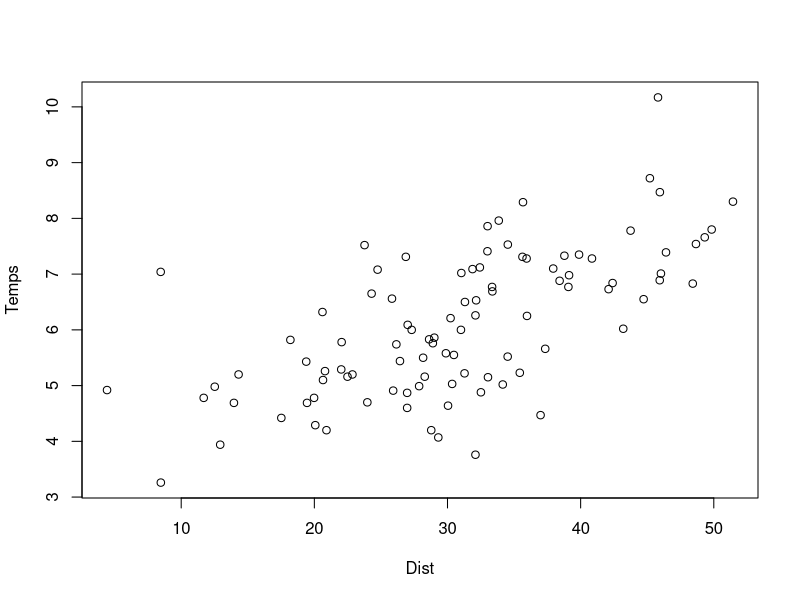

R code for this plot: (Note: this script raises an error after producing the figure.)
data=read.table("Scout.txt",header=T)
attach(data)

#1
#on remplace par la moyenne de dist
mean(Dist,na.rm=T) #calcule la moyenne sans les NA
#30.69

#on remplace par la mediane
median(Dist,na.rm=T) #calcule la mediane sans les NA
#31.01

#on pourra remplacer les valeurs manquantes par une de ces valeurs

#2

#regression lineaire de la dist en fonction du temps
reg3=lm(Dist~Temps)
reg3
a3=reg3$coefficients[2] #pente
b3=reg3$coefficients[1] #ordonnee origine

#on dessine les points, et on ajoute la regression
plot(Temps~Dist)
abline(reg3)

#on veut essayer d'estimer les valeurs manquantes à partir de
#la droite de regression

#quelles sont les valeurs manquantes
which(is.na(Dist))

#on aimerai estimer les distances manquantes qui correspondent
#aux observations 17, 26, 40
#pour ce faire, on utilise les temps correspondant et la
#droite de regression (a3*x+b3)
a3*Temps[c(17,26,40)]+b3
#les valeurs des distances estimées sont donc
# 21.44673 (pour l'observation 17), 46.74176 (pour la 26)
# 30.69602 (pour la 40)

#3
#la deuxieme est meiux car elle tient compte de la relation lineaire
#entre distance et temps, tandis que la premiere remplace simplement
#toutes les valeurs manquantes par la meme valeur

#4
#a
#on separe distance selon la categorie d'age
dist_age1=Dist[Age==1]
dist_age2=Dist[Age==2]
dist_age3=Dist[Age==3]

#pour la premiere technique, on calcule la moyenne des differents
#groupes
mean(dist_age1,na.rm=T)
#idem pour les autres groupes
median(dist_age1,na.rm=T)

#on remplacera donc les donnees manquantes de distance pour la moyenne
#du groupe 1, si la distance qui manque fait partie du groupe 1
#(et pareil pour les autres groupes)

#on doit donc regarder à quel groupe appartient les distances
#manquantes
Age[17] #groupe 1, on remplacera donc la moy du groupe 1
Age[26] #groupe 3, idem avec 3
Age[40] #groupe 2, idem avec 2

#b
#on doit faire une regression lin pour chaque groupe
reg_gr1=lm(dist_age1~temps_age1)
reg_gr2=lm(dist_age2~temps_age2)
reg_gr3=lm(dist_age3~temps_age3)

#on fait le graphique avec les couleurs
summary(Temps)
summary(Dist)
plot(temps_age1,dist_age1, col="red", xlim=c(3,10.5), ylim=c(4,52))
points(temps_age2, dist_age2,col="blue")
points(temps_age3, dist_age3,col="green")

abline(reg_gr1,col="red")
abline(reg_gr2,col="blue")
abline(reg_gr3,col="green")

#les données manquantes à inserer sont à calcuer avec les
#differentes regression lineaire
#pour la 17, on utilise la premiere
#pour le 26, la troisieme et pour la 40 la deuxieme

#en estimant les valeurs, on voit que le fait de separer en trois groupes
#ne change pas les valeurs lorsqu'on les estime avec les regressions
#par contre, avec les moyennes, separer en trois groupes est 
#interessant car plus precis